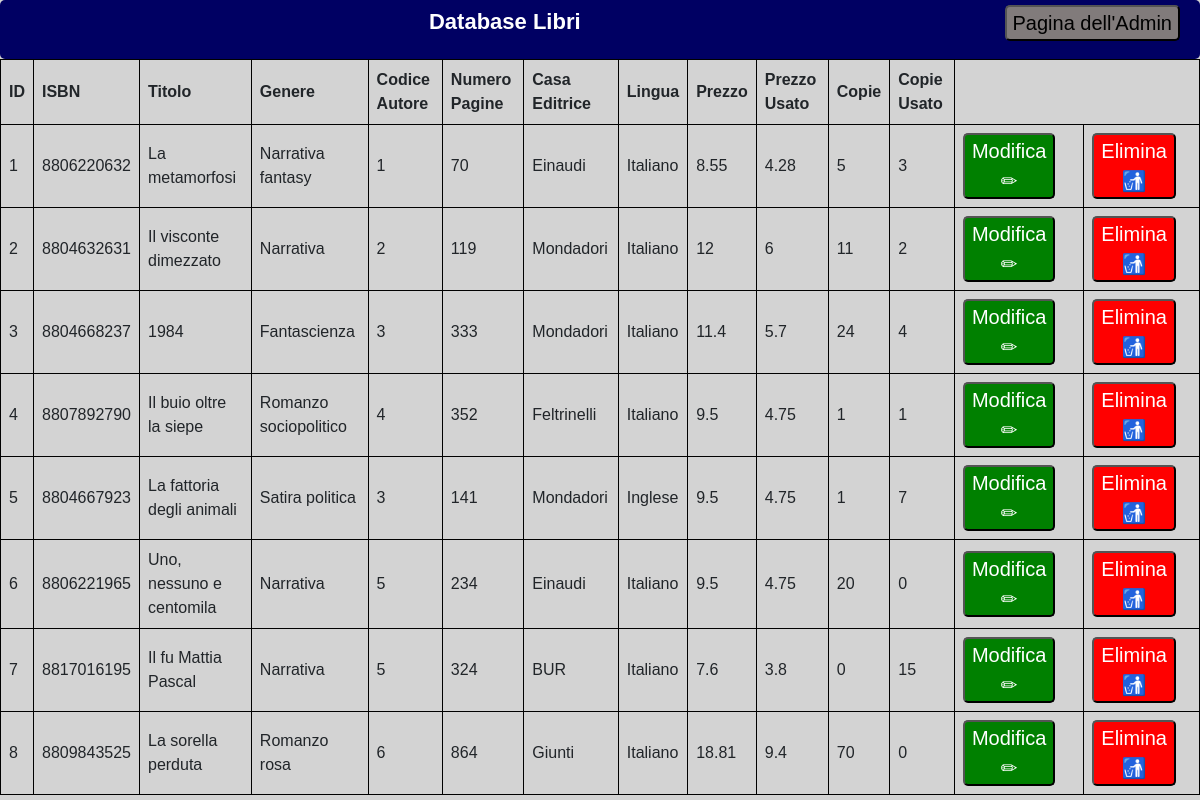
The page /getQuery.php on the database its author committed.
### tables this page shows
CREATE TABLE Libro (
  IDLibro int NOT NULL AUTO_INCREMENT,
  ISBN10 varchar(100) NOT NULL,
  Titolo varchar(100) NOT NULL,
  Genere varchar(50) NOT NULL,
  CasaEditrice varchar(50) NOT NULL,
  NumeroPagine int NOT NULL,
  Lingua varchar(20) NOT NULL,
  CodAutore int NOT NULL,
  Foto varchar (300) NOT NULL,
   PRIMARY KEY (IDLibro),
   FOREIGN KEY (CodAutore) REFERENCES Autore(IDAutore)
);

CREATE TABLE LibroVendita (
  IDVendita int NOT NULL,
  QuantitaVendita int NOT NULL,
  Prezzo float NOT NULL,
  PRIMARY KEY (IDVendita),
  FOREIGN KEY (IDVendita) REFERENCES Libro(IDLibro)
);

CREATE TABLE LibroUsato (
  IDUsato int NOT NULL,
  PrezzoUsato float NOT NULL,
  QuantitaUsato int NOT NULL,
  PRIMARY KEY (IDUsato),
  FOREIGN KEY (IDusato) REFERENCES Libro(IDLibro)
);

### getQuery.php (the view, shortened to what this page needs)
<!DOCTYPE html>
<html>
  <head>
    <link href="https://cdn.jsdelivr.net/npm/bootstrap@5.0.0-beta3/dist/css/bootstrap.min.css" rel="stylesheet">
    <link rel="stylesheet" href="./style-getQuery.css"  type="text/css">
  </head>
  <body>
    <div id="bluebox">
      <p id=title>Database Libri <a href="admin.php"><button class='admin' type='button'>Pagina dell'Admin</button></a></p>
    </div>
    <?php
    $servername = "localhost";
    $username = "root";
    $password = "";
    $dbname = "libreria";
    $conn = new mysqli($servername, $username, $password, $dbname);
    $sql = "SELECT * FROM Libro LEFT JOIN LibroVendita ON Libro.IDLibro=LibroVendita.IDVendita LEFT JOIN LibroUsato ON Libro.IDLibro=LibroUsato.IDUsato";
    $result = $conn->query($sql);
    if ($result->num_rows > 0) {
      echo "<table id='tabellaDB'>";
      echo "<tr><th>ID</th><th>ISBN</th><th>Titolo</th><th>Genere</th><th>Codice Autore</th><th>Numero Pagine</th><th>Casa Editrice</th><th>
      Lingua</th><th>Prezzo</th><th>Prezzo Usato</th><th>Copie</th><th>Copie Usato</th></tr>";
      while($row = $result->fetch_assoc()) {
        echo "<tr><td>" . $row["IDLibro"]. "</td><td>" . $row["ISBN10"]. "</td><td> " . $row["Titolo"]. " </td><td> ". $row["Genere"]. " </td><td> ". $row["CodAutore"].
        " </td><td>". $row["NumeroPagine"]. " </td><td> ". $row["CasaEditrice"]. " </td><td> ". $row["Lingua"]. " </td><td> ".$row["Prezzo"]. " </td><td> ".$row["PrezzoUsato"]." </td><td>". $row["QuantitaVendita"]. " </td><td>".$row["QuantitaUsato"]."</td><td><button class='edit' type='button'>Modifica ✏</button></td><td><button id='".$row["IDLibro"]."' class='delete' 'type='button' >Elimina 🚮</button></td></tr>";
      }
      echo "</table>";
    }
    else {
      echo "Database vuoto";
    }
  ?>
  </body>
</html>

### style-getQuery.css (style rules this page uses)
body { font-family: Arial, Helvetica, sans-serif; background-color: lightgray; }
div { margin: auto; width: 1000px; background-color: white; padding: 5px; border-radius: 5px; }
#title { font-size: 22px; color: white; font-weight: bold; text-align: center; }
.edit { width: fit-content; height: fit-content; background-color: green; color: white; font-size: 20px; float: right; margin-right: 20px; border-radius: 5px; }
.delete { width: fit-content; height: fit-content; background-color: red; color: white; font-size: 20px; float: right; margin-right: 15px; border-radius: 5px; }
.admin { width: fit-content; height: fit-content; background-color: rgb(129, 123, 123); color: black; font-size: 20px; float: right; margin-right: 15px; border-radius: 5px; }
#bluebox { background-color: rgb(0, 0, 99); width: 100%; text-align: right; }
tr, td, th { text-align: left; padding: 8px; border: 1px solid black; }
#tabellaDB { font-family: arial, sans-serif; border-collapse: collapse; width: 100%; border: 1px solid black; }

### rows shown on the page
libro: IDLibro "1", ISBN10 "8806220632", Titolo "La metamorfosi", Genere "Narrativa fantasy", CodAutore "1", NumeroPagine "70", CasaEditrice "Einaudi", Lingua "Italiano", librovendita.Prezzo "8.55", librousato.PrezzoUsato "4.28", librovendita.QuantitaVendita "5", librousato.QuantitaUsato "3"
libro: IDLibro "2", ISBN10 "8804632631", Titolo "Il visconte dimezzato", Genere "Narrativa", CodAutore "2", NumeroPagine "119", CasaEditrice "Mondadori", Lingua "Italiano", librovendita.Prezzo "12", librousato.PrezzoUsato "6", librovendita.QuantitaVendita "11", librousato.QuantitaUsato "2"
libro: IDLibro "3", ISBN10 "8804668237", Titolo "1984", Genere "Fantascienza", CodAutore "3", NumeroPagine "333", CasaEditrice "Mondadori", Lingua "Italiano", librovendita.Prezzo "11.4", librousato.PrezzoUsato "5.7", librovendita.QuantitaVendita "24", librousato.QuantitaUsato "4"
libro: IDLibro "4", ISBN10 "8807892790", Titolo "Il buio oltre la siepe", Genere "Romanzo sociopolitico", CodAutore "4", NumeroPagine "352", CasaEditrice "Feltrinelli", Lingua "Italiano", librovendita.Prezzo "9.5", librousato.PrezzoUsato "4.75", librovendita.QuantitaVendita "1", librousato.QuantitaUsato "1"
libro: IDLibro "5", ISBN10 "8804667923", Titolo "La fattoria degli animali", Genere "Satira politica", CodAutore "3", NumeroPagine "141", CasaEditrice "Mondadori", Lingua "Inglese", librovendita.Prezzo "9.5", librousato.PrezzoUsato "4.75", librovendita.QuantitaVendita "1", librousato.QuantitaUsato "7"
libro: IDLibro "6", ISBN10 "8806221965", Titolo "Uno, nessuno e centomila", Genere "Narrativa", CodAutore "5", NumeroPagine "234", CasaEditrice "Einaudi", Lingua "Italiano", librovendita.Prezzo "9.5", librousato.PrezzoUsato "4.75", librovendita.QuantitaVendita "20", librousato.QuantitaUsato "0"
libro: IDLibro "7", ISBN10 "8817016195", Titolo "Il fu Mattia Pascal", Genere "Narrativa", CodAutore "5", NumeroPagine "324", CasaEditrice "BUR", Lingua "Italiano", librovendita.Prezzo "7.6", librousato.PrezzoUsato "3.8", librovendita.QuantitaVendita "0", librousato.QuantitaUsato "15"
libro: IDLibro "8", ISBN10 "8809843525", Titolo "La sorella perduta", Genere "Romanzo rosa", CodAutore "6", NumeroPagine "864", CasaEditrice "Giunti", Lingua "Italiano", librovendita.Prezzo "18.81", librousato.PrezzoUsato "9.4", librovendita.QuantitaVendita "70", librousato.QuantitaUsato "0"
